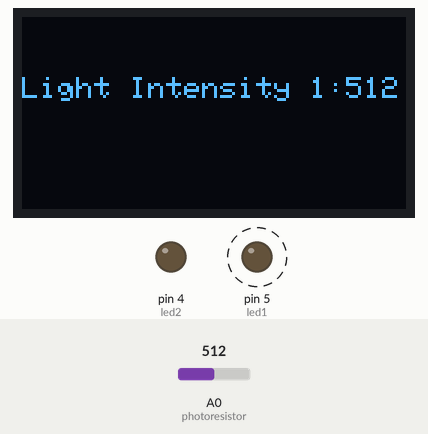
Recording of a sketch running on a simulated Arduino Uno, built with avr-gcc and run on an emulated ATmega328P. Shown: 128×64 one-colour display, output pins drawn as LEDs (lit = HIGH). Dashed ring = blinking. Inputs (shaded band) come from the test bench; at power-on: A0 (photoresistor) = 512.

Above: at 1.8 s.
1.9 s: A0 (photoresistor) set to 17
At 3.5 s:
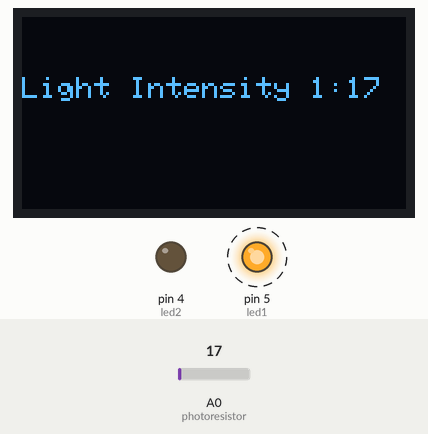
6.0 s: A0 (photoresistor) set to 14
At 6.6 s:
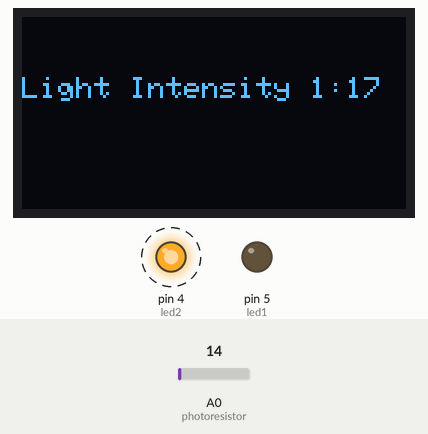
10.1 s: A0 (photoresistor) set to 0
At 11.2 s:
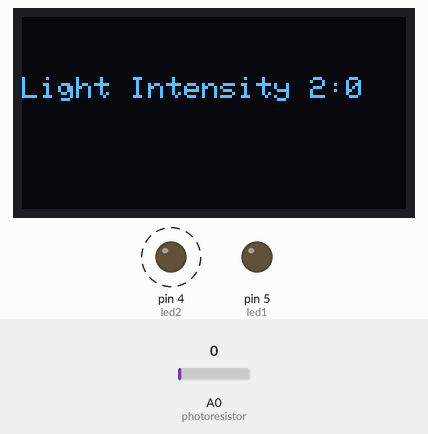
Timing chart, 0 to 18.8 s (numbered marks = the images above; inputs shaded):
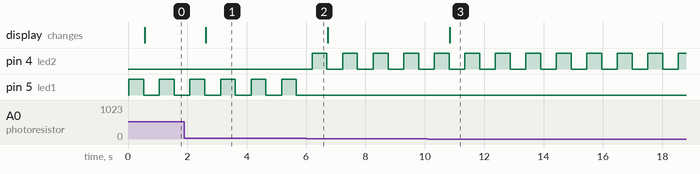

The sketch:

w_6.3_Using_switch-case_to_display_photoresistor_reading_on_.ino
```cpp
#include<SPI.h>                                                               //call libraries
#include<Wire.h>
#include<Adafruit_GFX.h>
#include<Adafruit_SSD1306.h>

#define OLED_RESET 4                                                          //allows us to define the OLED's status. (Fixed Command)
Adafruit_SSD1306 display = Adafruit_SSD1306(128, 64, &Wire, OLED_RESET);      //to tell the ardruino to turn on the function for the OLED to display any character

int photoresistor = A0;
int led1 = 5;
int led2 = 4;
int sensorvalue = 0;


void setup() {                                      //OLED screen use void setup only. void loop is focussed more for other components
  Serial.begin(9600);                               //this serial begin is for the OLED screen (OLED baud rate) because some components need the baud rate to work. Not for the serial monitor.
  display.begin(SSD1306_SWITCHCAPVCC, 0x3C);        //Address 0x3C for 128x64. For the ardruino to begin to display any character
  display.setTextColor(SSD1306_WHITE);              //Determines colour of text
  display.setTextSize(1);                           //Determines text size (got size 1-8)
  display.setCursor(0,0);                           //starting coordinate for the first character
  display.clearDisplay();                           //Clears everything on the OLED screen. Commonly used before we start writing anything.(Put first at the beginning of the coding)

  pinMode(led1, OUTPUT);
  pinMode(led2, OUTPUT);
  pinMode(photoresistor, INPUT);
}


void loop() {
  sensorvalue = analogRead(photoresistor);          //reads the value from the sensor and save it under "sensorvalue"

  switch(sensorvalue){

    case 0 ... 15:                                  //in the case the sensorvalue is lesser than or equal to 15
    digitalWrite(led2, HIGH);                       //led 2 will turn ON
    delay(500);
    digitalWrite(led2, LOW);
    display.clearDisplay();                         //Clears everything on the OLED screen. Commonly used before we start writing anything.(Put first at the beginning of the coding)
    display.setCursor(0,20);                        //set coordinates for the text
    display.setTextSize(1);                         //determine text size (got 1-8)
    display.print("Light Intensity 2:");            //Prints this text onto OLED screen
    display.println(sensorvalue);                   //Prints the value kept in "sensorvalue"
    display.setCursor(100,20);                      //starting coordinate for "sensorvalue"
    break;                                          //exits this particular case

    default:                                        //in default mode (meaning, other than the above case),
    digitalWrite(led1, HIGH);                       //led 1 should be turned ON
    delay(500);
    digitalWrite(led1, LOW);
    display.clearDisplay();                         //Clears everything on the OLED screen
    display.setCursor(0,20);                        //set coordinates for the text
    display.setTextSize(1);                         //determine text size (got 1-8)
    display.print("Light Intensity 1:");            //Prints this text onto OLED screen
    display.println(sensorvalue);                   //Prints the value kept in "sensorvalue"
    display.setCursor(100,20);                      //starting coordinate for "sensorvalue"
    break;                                          //exits this particular case
  }

  display.display();                                //displays the words and numbers on the OLED screen
  delay(500);                                       //delay of 0.5 seconds for ease of viewing
}

   // display photoresistor reading on OLED screen
   // led 1 lights up when light intensity is above 20 and below 100
   // led 2 lights up otherwise
   // my own flow


   //switch (var) {
   //  case 1(label 1):
         //do something when var equals 1
   //    break;
   //  case 2(label 2):
         //do something when var equals 2
   //    break;
   //  default:
         // if nothing else matches, do the default
         // default is optional
   //    break;

   // Parameters:
   // var - a variable whose value we want to compare with various cases. Allowed data types: integer, characters.
   // label 1, label 2 - constants. Allowed data types: integer, characters.
```

Measured:
- the behaviour switches between 16 and 15 on A0 (photoresistor) (found by bisection; images 1 and 2)
- after the input at 1.9 s, the display: changes after 0.72 s (image 1)
- after the input at 6.0 s, pin 4 (led2): alternates HIGH for 0.50 s and LOW for 0.53 s, starting after 0.20 s; pin 5 (led1): stops changing and stays LOW
- after the input at 10.1 s, the display: changes after 0.75 s (image 3)
- by itself, pin 5 (led1): alternates HIGH for 0.50 s and LOW for 0.53 s
